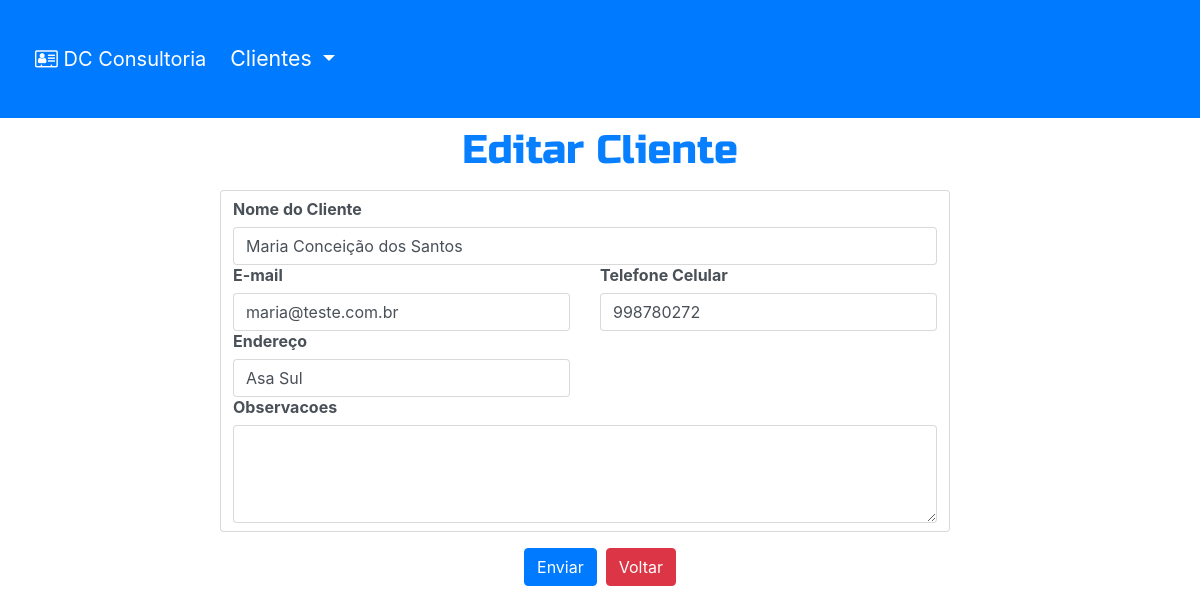
Page /index.php?page=editar-cliente&id_cliente=1 on the committed database.
### tables this page shows
CREATE TABLE `cliente` (
  `id_cliente` int(11) NOT NULL,
  `nome_cliente` varchar(150) DEFAULT NULL,
  `cel_cliente` int(11) DEFAULT NULL,
  `email_cliente` varchar(80) DEFAULT NULL,
  `endereco_cliente` varchar(200) DEFAULT NULL,
  `obs_cliente` varchar(255) DEFAULT NULL
);

### editar-cliente.php (the view, shortened to what this page needs)
<h1>Editar Cliente</h1>
<?php
$sql = "SELECT * FROM cliente WHERE id_cliente = ".$_REQUEST["id_cliente"];
$result = $conn->query($sql) or die($conn->error);
$qtd = $result->num_rows;
if($qtd > 0){
	while($row = $result->fetch_assoc()){
		?>
		<div class="row justify-content-center">
			<div class="col-8">
				<form action="index.php?page=salvar-cliente&acao=editar&id_cliente=<?php print $_REQUEST["id_cliente"]; ?>" method="POST" >
					<div class="form-group row form-control" >
						<label>Nome do Cliente</label>
						<input type="text" name="nome_cliente" class="form-control" value="<?php print $row["nome_cliente"]; ?>">
						<div class="row">
							<div class="col-6">
								<label>E-mail</label>
								<input type="email" name="email_cliente" class="form-control" value="<?php print $row["email_cliente"]; ?>">
							</div>
							<div class="col-6">
								<label>Telefone Celular</label>
								<input type="number" name="cel_cliente" class="form-control" value="<?php print $row["cel_cliente"]; ?>">
							</div>
						</div>
						<div class="row">
							<div class="col-6">
								<label>Endereço</label>
								<input type="text" name="endereco_cliente" class="form-control" value="<?php print $row["endereco_cliente"]; ?>">
							</div>
						</div>
						<label>Observacoes</label>
						<textarea type="textarea" name="obs_cliente" id="obs_cliente" class="form-control" rows="4" ><?php print $row["obs_cliente"]; ?></textarea>
					</div>
					<div class="form-group row justify-content-center">
						<button type="submit" class="btn btn-primary">Enviar</button> &nbsp&nbsp
						<a class='btn btn-danger' href="index.php?page=listar-cliente">Voltar</a>
					</div>
				</form>
			</div>
		</div>
		<?php
	}
}else{
	print "Não encontrou resultado";
}
?>

### index.php (style rules this page uses)
body h1 { font-family: 'Russo One', sans-serif; color: #077fff; padding: 10px 0px; text-align: center; }

### editar-cliente.php (style rules this page uses)
label { font-weight: bold; }

### rows in the picture
cliente: nome_cliente "Maria Conceição dos Santos", email_cliente "maria@teste.com.br", cel_cliente "998780272", endereco_cliente "Asa Sul"
